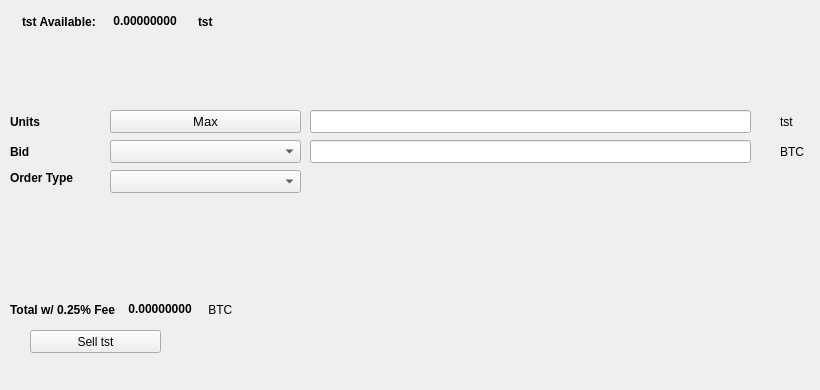
   <widget class="QWidget" name="SellTab">
    <attribute name="title">
     <string>Sell</string>
    </attribute>
    <widget class="QLabel" name="label_16">
     <property name="geometry">
      <rect>
       <x>780</x>
       <y>140</y>
       <width>31</width>
       <height>23</height>
      </rect>
     </property>
     <property name="text">
      <string>BTC</string>
     </property>
    </widget>
    <widget class="QComboBox" name="SellBidcomboBox">
     <property name="geometry">
      <rect>
       <x>110</x>
       <y>140</y>
       <width>191</width>
       <height>23</height>
      </rect>
     </property>
     <property name="font">
      <font>
       <pointsize>10</pointsize>
      </font>
     </property>
    </widget>
    <widget class="QLabel" name="label_18">
     <property name="geometry">
      <rect>
       <x>10</x>
       <y>110</y>
       <width>46</width>
       <height>23</height>
      </rect>
     </property>
     <property name="font">
      <font>
       <weight>75</weight>
       <bold>true</bold>
      </font>
     </property>
     <property name="text">
      <string>Units</string>
     </property>
    </widget>
    <widget class="QPushButton" name="Sell_Max_Amount">
     <property name="geometry">
      <rect>
       <x>110</x>
       <y>110</y>
       <width>191</width>
       <height>23</height>
      </rect>
     </property>
     <property name="font">
      <font>
       <pointsize>10</pointsize>
      </font>
     </property>
     <property name="text">
      <string>Max</string>
     </property>
    </widget>
    <widget class="QLabel" name="label_20">
     <property name="geometry">
      <rect>
       <x>10</x>
       <y>170</y>
       <width>91</width>
       <height>16</height>
      </rect>
     </property>
     <property name="font">
      <font>
       <weight>75</weight>
       <bold>true</bold>
      </font>
     </property>
     <property name="text">
      <string>Order Type</string>
     </property>
    </widget>
    <widget class="QComboBox" name="SellOrdertypeCombo">
     <property name="geometry">
      <rect>
       <x>110</x>
       <y>170</y>
       <width>191</width>
       <height>23</height>
      </rect>
     </property>
     <property name="font">
      <font>
       <pointsize>10</pointsize>
      </font>
     </property>
    </widget>
    <widget class="QLabel" name="label_21">
     <property name="geometry">
      <rect>
       <x>10</x>
       <y>140</y>
       <width>46</width>
       <height>23</height>
      </rect>
     </property>
     <property name="font">
      <font>
       <weight>75</weight>
       <bold>true</bold>
      </font>
     </property>
     <property name="text">
      <string>Bid</string>
     </property>
    </widget>
    <widget class="QLabel" name="label_22">
     <property name="geometry">
      <rect>
       <x>780</x>
       <y>110</y>
       <width>31</width>
       <height>23</height>
      </rect>
     </property>
     <property name="text">
      <string>tst</string>
     </property>
    </widget>
    <widget class="QLineEdit" name="UnitsInputtst">
     <property name="geometry">
      <rect>
       <x>310</x>
       <y>110</y>
       <width>441</width>
       <height>23</height>
      </rect>
     </property>
     <property name="font">
      <font>
       <pointsize>9</pointsize>
       <weight>75</weight>
       <bold>true</bold>
      </font>
     </property>
    </widget>
    <widget class="QLineEdit" name="SellBidPriceEdit">
     <property name="geometry">
      <rect>
       <x>310</x>
       <y>140</y>
       <width>441</width>
       <height>23</height>
      </rect>
     </property>
     <property name="font">
      <font>
       <pointsize>9</pointsize>
       <weight>75</weight>
       <bold>true</bold>
      </font>
     </property>
    </widget>
    <widget class="QPushButton" name="SelltstBTN">
     <property name="geometry">
      <rect>
       <x>30</x>
       <y>330</y>
       <width>131</width>
       <height>23</height>
      </rect>
     </property>
     <property name="text">
      <string>Sell tst</string>
     </property>
     <property name="icon">
      <iconset resource="../test">
       <normaloff>:/icons/bitcoin</normaloff>:/icons/bitcoin</iconset>
     </property>
    </widget>
    <widget class="QWidget" name="layoutWidget3">
     <property name="geometry">
      <rect>
       <x>22</x>
       <y>12</y>
       <width>258</width>
       <height>19</height>
      </rect>
     </property>
     <layout class="QHBoxLayout" name="horizontalLayout">
      <item>
       <widget class="QLabel" name="label232_2">
        <property name="font">
         <font>
          <weight>75</weight>
          <bold>true</bold>
         </font>
        </property>
        <property name="text">
         <string>tst Available:</string>
        </property>
       </widget>
      </item>
      <item>
       <widget class="QLabel" name="tstAvailableLabel">
        <property name="palette">
         <palette>
          <active>
           <colorrole role="WindowText">
            <brush brushstyle="SolidPattern">
             <color alpha="255">
              <red>0</red>
              <green>0</green>
              <blue>0</blue>
             </color>
            </brush>
           </colorrole>
           <colorrole role="Button">
            <brush brushstyle="SolidPattern">
             <color alpha="255">
              <red>0</red>
              <green>170</green>
              <blue>0</blue>
             </color>
            </brush>
           </colorrole>
           <colorrole role="Light">
            <brush brushstyle="SolidPattern">
             <color alpha="255">
              <red>0</red>
              <green>255</green>
              <blue>0</blue>
             </color>
            </brush>
           </colorrole>
           <colorrole role="Midlight">
            <brush brushstyle="SolidPattern">
             <color alpha="255">
              <red>0</red>
              <green>212</green>
              <blue>0</blue>
             </color>
            </brush>
           </colorrole>
           <colorrole role="Dark">
            <brush brushstyle="SolidPattern">
             <color alpha="255">
              <red>0</red>
              <green>85</green>
              <blue>0</blue>
             </color>
            </brush>
           </colorrole>
           <colorrole role="Mid">
            <brush brushstyle="SolidPattern">
             <color alpha="255">
              <red>0</red>
              <green>113</green>
              <blue>0</blue>
             </color>
            </brush>
           </colorrole>
           <colorrole role="Text">
            <brush brushstyle="SolidPattern">
             <color alpha="255">
              <red>0</red>
              <green>170</green>
              <blue>0</blue>
             </color>
            </brush>
           </colorrole>
           <colorrole role="BrightText">
            <brush brushstyle="SolidPattern">
             <color alpha="255">
              <red>255</red>
              <green>255</green>
              <blue>255</blue>
             </color>
            </brush>
           </colorrole>
           <colorrole role="ButtonText">
            <brush brushstyle="SolidPattern">
             <color alpha="255">
              <red>0</red>
              <green>0</green>
              <blue>0</blue>
             </color>
            </brush>
           </colorrole>
           <colorrole role="Base">
            <brush brushstyle="SolidPattern">
             <color alpha="255">
              <red>255</red>
              <green>255</green>
              <blue>255</blue>
             </color>
            </brush>
           </colorrole>
           <colorrole role="Window">
            <brush brushstyle="SolidPattern">
             <color alpha="255">
              <red>0</red>
              <green>170</green>
              <blue>0</blue>
             </color>
            </brush>
           </colorrole>
           <colorrole role="Shadow">
            <brush brushstyle="SolidPattern">
             <color alpha="255">
              <red>0</red>
              <green>0</green>
              <blue>0</blue>
             </color>
            </brush>
           </colorrole>
           <colorrole role="AlternateBase">
            <brush brushstyle="SolidPattern">
             <color alpha="255">
              <red>127</red>
              <green>212</green>
              <blue>127</blue>
             </color>
            </brush>
           </colorrole>
           <colorrole role="ToolTipBase">
            <brush brushstyle="SolidPattern">
             <color alpha="255">
              <red>255</red>
              <green>255</green>
              <blue>220</blue>
             </color>
            </brush>
           </colorrole>
           <colorrole role="ToolTipText">
            <brush brushstyle="SolidPattern">
             <color alpha="255">
              <red>0</red>
              <green>0</green>
              <blue>0</blue>
             </color>
            </brush>
           </colorrole>
          </active>
          <inactive>
           <colorrole role="WindowText">
            <brush brushstyle="SolidPattern">
             <color alpha="255">
              <red>0</red>
              <green>0</green>
              <blue>0</blue>
             </color>
            </brush>
           </colorrole>
           <colorrole role="Button">
            <brush brushstyle="SolidPattern">
             <color alpha="255">
              <red>0</red>
              <green>170</green>
              <blue>0</blue>
             </color>
            </brush>
           </colorrole>
           <colorrole role="Light">
            <brush brushstyle="SolidPattern">
             <color alpha="255">
              <red>0</red>
              <green>255</green>
              <blue>0</blue>
             </color>
            </brush>
           </colorrole>
           <colorrole role="Midlight">
            <brush brushstyle="SolidPattern">
             <color alpha="255">
              <red>0</red>
              <green>212</green>
              <blue>0</blue>
             </color>
            </brush>
           </colorrole>
           <colorrole role="Dark">
            <brush brushstyle="SolidPattern">
             <color alpha="255">
              <red>0</red>
              <green>85</green>
              <blue>0</blue>
             </color>
            </brush>
           </colorrole>
           <colorrole role="Mid">
            <brush brushstyle="SolidPattern">
             <color alpha="255">
              <red>0</red>
              <green>113</green>
              <blue>0</blue>
             </color>
            </brush>
           </colorrole>
           <colorrole role="Text">
            <brush brushstyle="SolidPattern">
             <color alpha="255">
              <red>0</red>
              <green>170</green>
              <blue>0</blue>
             </color>
            </brush>
           </colorrole>
           <colorrole role="BrightText">
            <brush brushstyle="SolidPattern">
             <color alpha="255">
              <red>255</red>
              <green>255</green>
              <blue>255</blue>
             </color>
            </brush>
           </colorrole>
           <colorrole role="ButtonText">
            <brush brushstyle="SolidPattern">
             <color alpha="255">
              <red>0</red>
              <green>0</green>
              <blue>0</blue>
             </color>
            </brush>
           </colorrole>
           <colorrole role="Base">
            <brush brushstyle="SolidPattern">
             <color alpha="255">
              <red>255</red>
              <green>255</green>
              <blue>255</blue>
             </color>
            </brush>
           </colorrole>
           <colorrole role="Window">
            <brush brushstyle="SolidPattern">
             <color alpha="255">
              <red>0</red>
              <green>170</green>
              <blue>0</blue>
             </color>
            </brush>
           </colorrole>
           <colorrole role="Shadow">
            <brush brushstyle="SolidPattern">
             <color alpha="255">
              <red>0</red>
              <green>0</green>
              <blue>0</blue>
             </color>
            </brush>
           </colorrole>
           <colorrole role="AlternateBase">
            <brush brushstyle="SolidPattern">
             <color alpha="255">
              <red>127</red>
              <green>212</green>
              <blue>127</blue>
             </color>
            </brush>
           </colorrole>
           <colorrole role="ToolTipBase">
            <brush brushstyle="SolidPattern">
             <color alpha="255">
              <red>255</red>
              <green>255</green>
              <blue>220</blue>
             </color>
            </brush>
           </colorrole>
           <colorrole role="ToolTipText">
            <brush brushstyle="SolidPattern">
             <color alpha="255">
              <red>0</red>
              <green>0</green>
              <blue>0</blue>
             </color>
            </brush>
           </colorrole>
          </inactive>
          <disabled>
           <colorrole role="WindowText">
            <brush brushstyle="SolidPattern">
             <color alpha="255">
              <red>0</red>
              <green>85</green>
              <blue>0</blue>
             </color>
            </brush>
           </colorrole>
           <colorrole role="Button">
            <brush brushstyle="SolidPattern">
             <color alpha="255">
              <red>0</red>
              <green>170</green>
              <blue>0</blue>
             </color>
            </brush>
           </colorrole>
           <colorrole role="Light">
            <brush brushstyle="SolidPattern">
             <color alpha="255">
              <red>0</red>
              <green>255</green>
              <blue>0</blue>
             </color>
            </brush>
           </colorrole>
           <colorrole role="Midlight">
            <brush brushstyle="SolidPattern">
             <color alpha="255">
              <red>0</red>
              <green>212</green>
              <blue>0</blue>
             </color>
            </brush>
           </colorrole>
           <colorrole role="Dark">
            <brush brushstyle="SolidPattern">
             <color alpha="255">
              <red>0</red>
              <green>85</green>
              <blue>0</blue>
             </color>
            </brush>
           </colorrole>
           <colorrole role="Mid">
            <brush brushstyle="SolidPattern">
             <color alpha="255">
              <red>0</red>
              <green>113</green>
              <blue>0</blue>
             </color>
            </brush>
           </colorrole>
           <colorrole role="Text">
            <brush brushstyle="SolidPattern">
             <color alpha="255">
              <red>0</red>
              <green>85</green>
              <blue>0</blue>
             </color>
            </brush>
           </colorrole>
           <colorrole role="BrightText">
            <brush brushstyle="SolidPattern">
             <color alpha="255">
              <red>255</red>
              <green>255</green>
              <blue>255</blue>
             </color>
            </brush>
           </colorrole>
           <colorrole role="ButtonText">
            <brush brushstyle="SolidPattern">
             <color alpha="255">
              <red>0</red>
              <green>85</green>
              <blue>0</blue>
             </color>
            </brush>
           </colorrole>
           <colorrole role="Base">
            <brush brushstyle="SolidPattern">
             <color alpha="255">
              <red>0</red>
              <green>170</green>
              <blue>0</blue>
             </color>
            </brush>
           </colorrole>
           <colorrole role="Window">
            <brush brushstyle="SolidPattern">
             <color alpha="255">
              <red>0</red>
              <green>170</green>
              <blue>0</blue>
             </color>
            </brush>
           </colorrole>
           <colorrole role="Shadow">
            <brush brushstyle="SolidPattern">
             <color alpha="255">
              <red>0</red>
              <green>0</green>
              <blue>0</blue>
             </color>
            </brush>
           </colorrole>
           <colorrole role="AlternateBase">
            <brush brushstyle="SolidPattern">
             <color alpha="255">
              <red>0</red>
              <green>170</green>
              <blue>0</blue>
             </color>
            </brush>
           </colorrole>
           <colorrole role="ToolTipBase">
            <brush brushstyle="SolidPattern">
             <color alpha="255">
              <red>255</red>
              <green>255</green>
              <blue>220</blue>
             </color>
            </brush>
           </colorrole>
           <colorrole role="ToolTipText">
            <brush brushstyle="SolidPattern">
             <color alpha="255">
              <red>0</red>
              <green>0</green>
              <blue>0</blue>
             </color>
            </brush>
           </colorrole>
          </disabled>
         </palette>
        </property>
        <property name="font">
         <font>
          <weight>75</weight>
          <bold>true</bold>
         </font>
        </property>
        <property name="text">
         <string> 0.00000000 </string>
        </property>
        <property name="textInteractionFlags">
         <set>Qt::LinksAccessibleByMouse|Qt::TextSelectableByKeyboard|Qt::TextSelectableByMouse</set>
        </property>
       </widget>
      </item>
      <item>
       <widget class="QLabel" name="labeltst">
        <property name="font">
         <font>
          <weight>75</weight>
          <bold>true</bold>
         </font>
        </property>
        <property name="text">
         <string>tst</string>
        </property>
       </widget>
      </item>
     </layout>
    </widget>
    <widget class="QWidget" name="layoutWidget">
     <property name="geometry">
      <rect>
       <x>10</x>
       <y>300</y>
       <width>268</width>
       <height>19</height>
      </rect>
     </property>
     <layout class="QHBoxLayout" name="horizontalLayout_2">
      <item>
       <widget class="QLabel" name="label_19">
        <property name="font">
         <font>
          <weight>75</weight>
          <bold>true</bold>
         </font>
        </property>
        <property name="text">
         <string>Total w/ 0.25% Fee </string>
        </property>
       </widget>
      </item>
      <item>
       <widget class="QLabel" name="SellCostLabel">
        <property name="palette">
         <palette>
          <active>
           <colorrole role="WindowText">
            <brush brushstyle="SolidPattern">
             <color alpha="255">
              <red>0</red>
              <green>0</green>
              <blue>0</blue>
             </color>
            </brush>
           </colorrole>
           <colorrole role="Button">
            <brush brushstyle="SolidPattern">
             <color alpha="255">
              <red>0</red>
              <green>170</green>
              <blue>0</blue>
             </color>
            </brush>
           </colorrole>
           <colorrole role="Light">
            <brush brushstyle="SolidPattern">
             <color alpha="255">
              <red>0</red>
              <green>255</green>
              <blue>0</blue>
             </color>
            </brush>
           </colorrole>
           <colorrole role="Midlight">
            <brush brushstyle="SolidPattern">
             <color alpha="255">
              <red>0</red>
              <green>212</green>
              <blue>0</blue>
             </color>
            </brush>
           </colorrole>
           <colorrole role="Dark">
            <brush brushstyle="SolidPattern">
             <color alpha="255">
              <red>0</red>
              <green>85</green>
              <blue>0</blue>
             </color>
            </brush>
           </colorrole>
           <colorrole role="Mid">
            <brush brushstyle="SolidPattern">
             <color alpha="255">
              <red>0</red>
              <green>113</green>
              <blue>0</blue>
             </color>
            </brush>
           </colorrole>
           <colorrole role="Text">
            <brush brushstyle="SolidPattern">
             <color alpha="255">
              <red>0</red>
              <green>170</green>
              <blue>0</blue>
             </color>
            </brush>
           </colorrole>
           <colorrole role="BrightText">
            <brush brushstyle="SolidPattern">
             <color alpha="255">
              <red>255</red>
              <green>255</green>
              <blue>255</blue>
             </color>
            </brush>
           </colorrole>
           <colorrole role="ButtonText">
            <brush brushstyle="SolidPattern">
             <color alpha="255">
              <red>0</red>
              <green>0</green>
              <blue>0</blue>
             </color>
            </brush>
           </colorrole>
           <colorrole role="Base">
            <brush brushstyle="SolidPattern">
             <color alpha="255">
              <red>255</red>
              <green>255</green>
              <blue>255</blue>
             </color>
            </brush>
           </colorrole>
           <colorrole role="Window">
            <brush brushstyle="SolidPattern">
             <color alpha="255">
              <red>0</red>
              <green>170</green>
              <blue>0</blue>
             </color>
            </brush>
           </colorrole>
           <colorrole role="Shadow">
            <brush brushstyle="SolidPattern">
             <color alpha="255">
              <red>0</red>
              <green>0</green>
              <blue>0</blue>
             </color>
            </brush>
           </colorrole>
           <colorrole role="AlternateBase">
            <brush brushstyle="SolidPattern">
             <color alpha="255">
              <red>127</red>
              <green>212</green>
              <blue>127</blue>
             </color>
            </brush>
           </colorrole>
           <colorrole role="ToolTipBase">
            <brush brushstyle="SolidPattern">
             <color alpha="255">
              <red>255</red>
              <green>255</green>
              <blue>220</blue>
             </color>
            </brush>
           </colorrole>
           <colorrole role="ToolTipText">
            <brush brushstyle="SolidPattern">
             <color alpha="255">
              <red>0</red>
              <green>0</green>
              <blue>0</blue>
             </color>
            </brush>
           </colorrole>
          </active>
          <inactive>
           <colorrole role="WindowText">
            <brush brushstyle="SolidPattern">
             <color alpha="255">
              <red>0</red>
              <green>0</green>
              <blue>0</blue>
             </color>
            </brush>
           </colorrole>
           <colorrole role="Button">
            <brush brushstyle="SolidPattern">
             <color alpha="255">
              <red>0</red>
              <green>170</green>
              <blue>0</blue>
             </color>
            </brush>
           </colorrole>
           <colorrole role="Light">
            <brush brushstyle="SolidPattern">
             <color alpha="255">
              <red>0</red>
              <green>255</green>
              <blue>0</blue>
             </color>
            </brush>
           </colorrole>
           <colorrole role="Midlight">
            <brush brushstyle="SolidPattern">
             <color alpha="255">
              <red>0</red>
              <green>212</green>
              <blue>0</blue>
             </color>
            </brush>
           </colorrole>
           <colorrole role="Dark">
            <brush brushstyle="SolidPattern">
             <color alpha="255">
              <red>0</red>
              <green>85</green>
              <blue>0</blue>
             </color>
            </brush>
           </colorrole>
           <colorrole role="Mid">
            <brush brushstyle="SolidPattern">
             <color alpha="255">
              <red>0</red>
              <green>113</green>
              <blue>0</blue>
             </color>
            </brush>
           </colorrole>
           <colorrole role="Text">
            <brush brushstyle="SolidPattern">
             <color alpha="255">
              <red>0</red>
              <green>170</green>
              <blue>0</blue>
             </color>
            </brush>
           </colorrole>
           <colorrole role="BrightText">
            <brush brushstyle="SolidPattern">
             <color alpha="255">
              <red>255</red>
              <green>255</green>
              <blue>255</blue>
             </color>
            </brush>
           </colorrole>
           <colorrole role="ButtonText">
            <brush brushstyle="SolidPattern">
             <color alpha="255">
              <red>0</red>
              <green>0</green>
              <blue>0</blue>
             </color>
            </brush>
           </colorrole>
           <colorrole role="Base">
            <brush brushstyle="SolidPattern">
             <color alpha="255">
              <red>255</red>
              <green>255</green>
              <blue>255</blue>
             </color>
            </brush>
           </colorrole>
           <colorrole role="Window">
            <brush brushstyle="SolidPattern">
             <color alpha="255">
              <red>0</red>
              <green>170</green>
              <blue>0</blue>
             </color>
            </brush>
           </colorrole>
           <colorrole role="Shadow">
            <brush brushstyle="SolidPattern">
             <color alpha="255">
              <red>0</red>
              <green>0</green>
              <blue>0</blue>
             </color>
            </brush>
           </colorrole>
           <colorrole role="AlternateBase">
            <brush brushstyle="SolidPattern">
             <color alpha="255">
              <red>127</red>
              <green>212</green>
              <blue>127</blue>
             </color>
            </brush>
           </colorrole>
           <colorrole role="ToolTipBase">
            <brush brushstyle="SolidPattern">
             <color alpha="255">
              <red>255</red>
              <green>255</green>
              <blue>220</blue>
             </color>
            </brush>
           </colorrole>
           <colorrole role="ToolTipText">
            <brush brushstyle="SolidPattern">
             <color alpha="255">
              <red>0</red>
              <green>0</green>
              <blue>0</blue>
             </color>
            </brush>
           </colorrole>
          </inactive>
          <disabled>
           <colorrole role="WindowText">
            <brush brushstyle="SolidPattern">
             <color alpha="255">
              <red>0</red>
              <green>85</green>
              <blue>0</blue>
             </color>
            </brush>
           </colorrole>
           <colorrole role="Button">
            <brush brushstyle="SolidPattern">
             <color alpha="255">
              <red>0</red>
              <green>170</green>
              <blue>0</blue>
             </color>
            </brush>
           </colorrole>
           <colorrole role="Light">
            <brush brushstyle="SolidPattern">
             <color alpha="255">
              <red>0</red>
              <green>255</green>
              <blue>0</blue>
             </color>
            </brush>
           </colorrole>
           <colorrole role="Midlight">
            <brush brushstyle="SolidPattern">
             <color alpha="255">
              <red>0</red>
              <green>212</green>
              <blue>0</blue>
             </color>
            </brush>
           </colorrole>
           <colorrole role="Dark">
            <brush brushstyle="SolidPattern">
             <color alpha="255">
              <red>0</red>
              <green>85</green>
              <blue>0</blue>
             </color>
            </brush>
           </colorrole>
           <colorrole role="Mid">
            <brush brushstyle="SolidPattern">
             <color alpha="255">
              <red>0</red>
              <green>113</green>
              <blue>0</blue>
             </color>
            </brush>
           </colorrole>
           <colorrole role="Text">
            <brush brushstyle="SolidPattern">
             <color alpha="255">
              <red>0</red>
              <green>85</green>
              <blue>0</blue>
             </color>
            </brush>
           </colorrole>
           <colorrole role="BrightText">
            <brush brushstyle="SolidPattern">
             <color alpha="255">
              <red>255</red>
              <green>255</green>
              <blue>255</blue>
             </color>
            </brush>
           </colorrole>
           <colorrole role="ButtonText">
            <brush brushstyle="SolidPattern">
             <color alpha="255">
              <red>0</red>
              <green>85</green>
              <blue>0</blue>
             </color>
            </brush>
           </colorrole>
           <colorrole role="Base">
            <brush brushstyle="SolidPattern">
             <color alpha="255">
              <red>0</red>
              <green>170</green>
              <blue>0</blue>
             </color>
            </brush>
           </colorrole>
           <colorrole role="Window">
            <brush brushstyle="SolidPattern">
             <color alpha="255">
              <red>0</red>
              <green>170</green>
              <blue>0</blue>
             </color>
            </brush>
           </colorrole>
           <colorrole role="Shadow">
            <brush brushstyle="SolidPattern">
             <color alpha="255">
              <red>0</red>
              <green>0</green>
              <blue>0</blue>
             </color>
            </brush>
           </colorrole>
           <colorrole role="AlternateBase">
            <brush brushstyle="SolidPattern">
             <color alpha="255">
              <red>0</red>
              <green>170</green>
              <blue>0</blue>
             </color>
            </brush>
           </colorrole>
           <colorrole role="ToolTipBase">
            <brush brushstyle="SolidPattern">
             <color alpha="255">
              <red>255</red>
              <green>255</green>
              <blue>220</blue>
             </color>
            </brush>
           </colorrole>
           <colorrole role="ToolTipText">
            <brush brushstyle="SolidPattern">
             <color alpha="255">
              <red>0</red>
              <green>0</green>
              <blue>0</blue>
             </color>
            </brush>
           </colorrole>
          </disabled>
         </palette>
        </property>
        <property name="font">
         <font>
          <weight>75</weight>
          <bold>true</bold>
         </font>
        </property>
        <property name="autoFillBackground">
         <bool>false</bool>
        </property>
        <property name="text">
         <string> 0.00000000</string>
        </property>
        <property name="textInteractionFlags">
         <set>Qt::LinksAccessibleByMouse|Qt::TextSelectableByMouse</set>
        </property>
       </widget>
      </item>
      <item>
       <widget class="QLabel" name="label_17">
        <property name="font">
         <font>
          <weight>50</weight>
          <bold>false</bold>
         </font>
        </property>
        <property name="text">
         <string> BTC</string>
        </property>
       </widget>
      </item>
     </layout>
    </widget>
    <widget class="QLabel" name="label_23">
     <property name="geometry">
      <rect>
       <x>460</x>
       <y>300</y>
       <width>281</width>
       <height>81</height>
      </rect>
     </property>
     <property name="text">
      <string/>
     </property>
     <property name="pixmap">
      <pixmap>:/images/bittrex</pixmap>
     </property>
    </widget>
   </widget>
